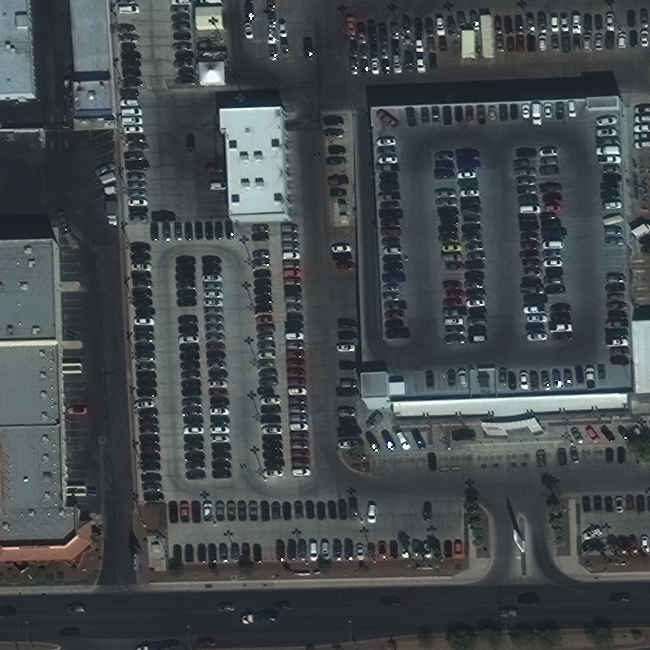
#> input picture src/ComputerVision/Experimental/580.png, 650 x 650 px
$ python ImgSeg.py
#> lines starting #> are read from the running program, lines starting #| are printed output that depends on the picture; after the words box and inside, x2 and y2 are one past the last pixel; in counts of white or black regions, pixels touching at a corner belong together
import numpy as np
import cv2 as cv
from matplotlib import pyplot as plt
from PIL import Image


img = cv.imread('580.png', cv.IMREAD_ANYCOLOR)
#> img is the input picture: shape (650, 650, 3); mean B, G, R 77.4, 74.4, 68.4
gray = cv.cvtColor(img,cv.COLOR_BGR2GRAY)
ret, thresh = cv.threshold(gray,0,255,cv.THRESH_BINARY_INV+cv.THRESH_OTSU)
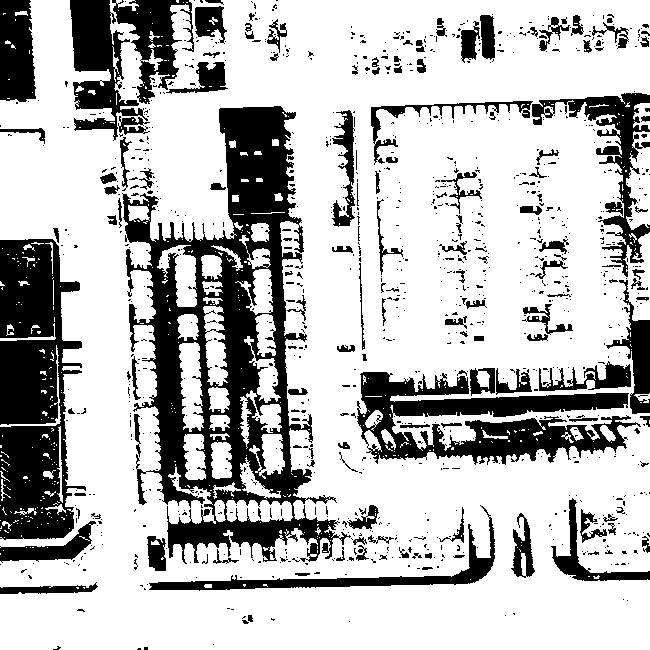
#> thresh: shape (650, 650); 73.3% white; 1055 black regions (903 under 20 px), largest, box (x1, y1, x2, y2) and area: (122, 106, 351, 564) 35834, (0, 239, 86, 540) 18030, (357, 372, 641, 465) 12417
#> ret = 88

# noise removal
kernel = np.ones((3,3),np.uint8)
opening = cv.morphologyEx(thresh,cv.MORPH_OPEN,kernel, iterations = 2)
#> opening: shape (650, 650); 68% white; 254 black regions (197 under 20 px), largest, box (x1, y1, x2, y2) and area: (70, 0, 397, 571) 59197, (340, 91, 650, 465) 29120, (0, 228, 95, 540) 20168
# sure background area
sure_bg = cv.dilate(opening,kernel,iterations=3)
#> sure_bg: shape (650, 650); 82.2% white; 78 black regions (33 under 20 px), largest, box (x1, y1, x2, y2) and area: (150, 109, 309, 512) 20970, (0, 242, 79, 536) 18049, (364, 323, 650, 461) 11491
# Finding sure foreground area
dist_transform = cv.distanceTransform(opening,cv.DIST_L2,5)
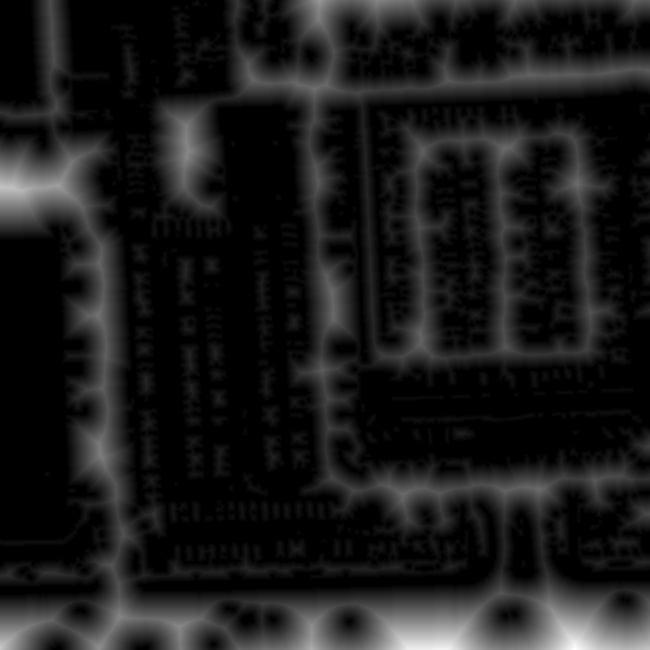
#> dist_transform: shape (650, 650) float32; min 0, max 68.92, mean 7.2; drawn with min black and max white
ret, sure_fg = cv.threshold(dist_transform,0.7*dist_transform.max(),255,0)
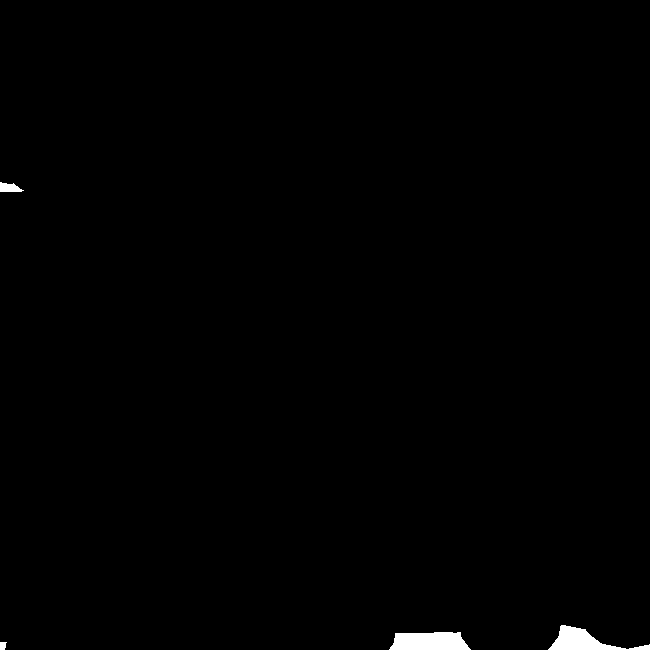
#> sure_fg: shape (650, 650) float32; 0.6% white; 4 white regions, box (x1, y1, x2, y2) and area: (389, 632, 471, 650) 1244, (548, 625, 650, 650) 1068, (0, 182, 24, 192) 166, (0, 642, 7, 650) 47
#> ret = 48.25

# Finding unknown region
sure_fg = np.uint8(sure_fg)
unknown = cv.subtract(sure_bg,sure_fg)
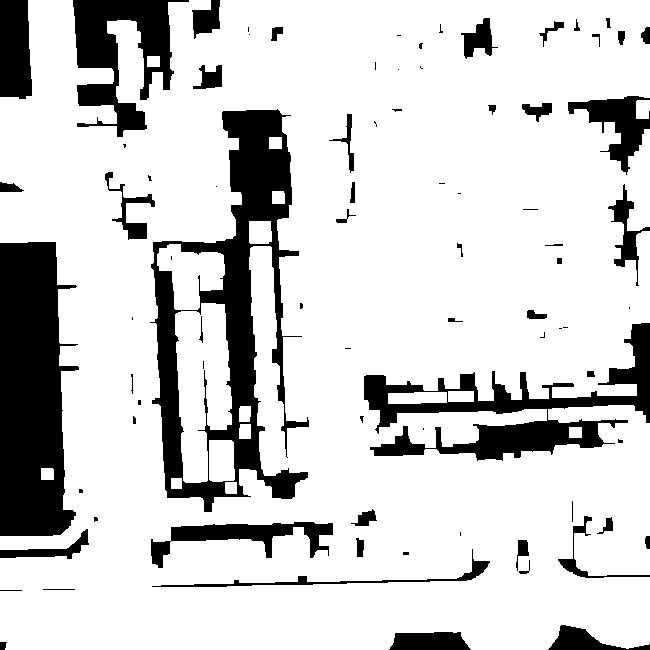
#> unknown: shape (650, 650); 81.6% white; 82 black regions (33 under 20 px), largest, box (x1, y1, x2, y2) and area: (150, 109, 309, 512) 20970, (0, 242, 79, 536) 18049, (364, 323, 650, 461) 11491

# Marker labelling
ret, markers = cv.connectedComponents(sure_fg)
#> markers: shape (650, 650) int32; 5 distinct labels, from 0 to 4
#> ret = 5
# Add one to all labels so that sure background is not 0, but 1
markers = markers+1
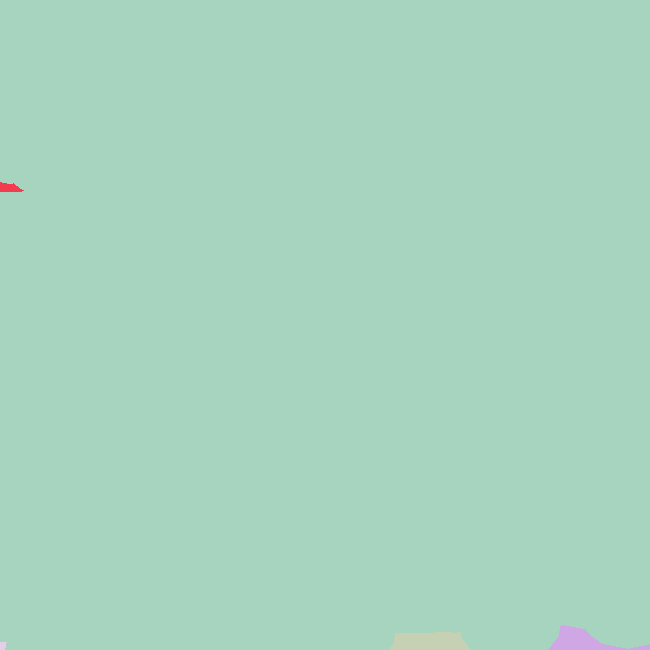
#> markers: shape (650, 650) int32; 5 distinct labels, from 1 to 5; one colour per label, 0 black
# Now, mark the region of unknown with zero
markers[unknown==255] = 0
#> markers: shape (650, 650) int32; 6 distinct labels, from 0 to 5

markers = cv.watershed(img,markers)
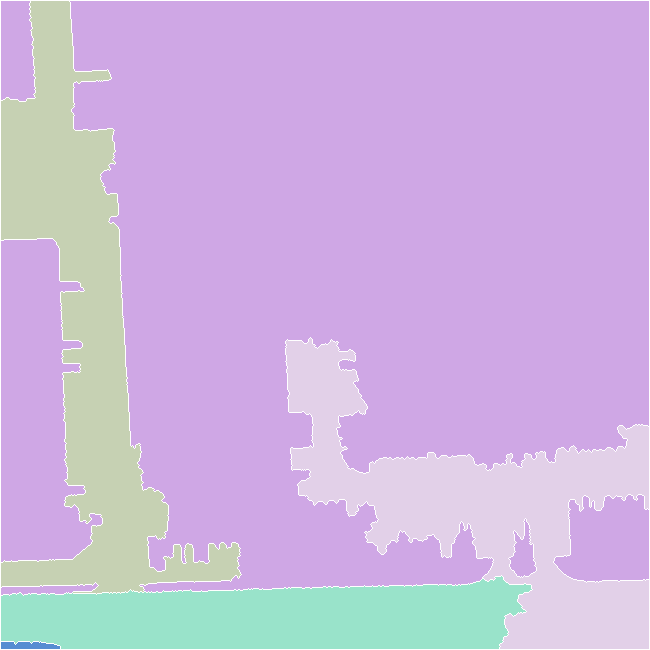
#> markers: shape (650, 650) int32; 6 distinct labels, from -1 to 5; one colour per label, 0 black, -1 white
img[markers == -1] = [255,0,0]
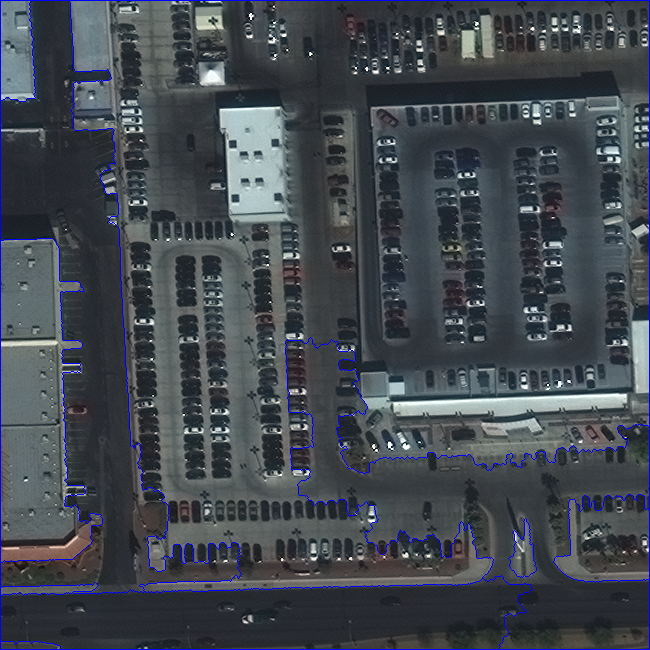
#> img: shape (650, 650, 3); 1.67% of pixels changed, all inside (x1, y1, x2, y2) = (0, 0, 650, 650)


cv.imshow("pic", img)
cv.waitKey(1000000)
